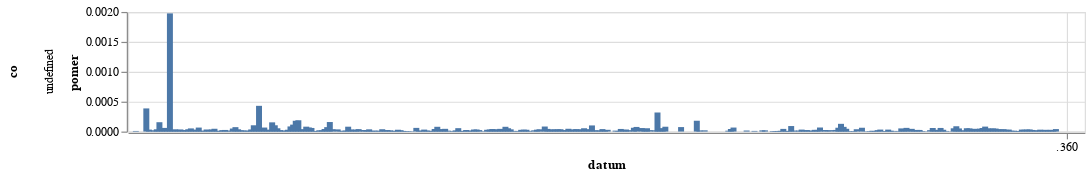

The code cell stored with this chart in its notebook:
### Code cell
graf(podil_vyskytu_behem_roku(r"Masaryk","Masaryk").filter(pl.col("pocet_slov") > 10000))

### Figure 1 — Vega-Lite specification as saved in the notebook (floating-point values rounded to 4 significant figures; data arrays with more than 128 entries replaced by an {"elided": "..."} marker saying what was removed)
{"config": {"view": {"continuousWidth": 300, "continuousHeight": 300}}, "data": {"name": "data-878c020ef289fd0f8f47b57352225152"}, "mark": {"type": "bar"}, "encoding": {"row": {"field": "co", "type": "nominal"}, "x": {"field": "datum", "type": "temporal"}, "y": {"field": "pomer", "type": "quantitative"}}, "height": 100, "width": 800, "$schema": "https://vega.github.io/schema/vega-lite/v5.8.0.json", "datasets": {"data-878c020ef289fd0f8f47b57352225152": {"elided": "346 records"}}}
